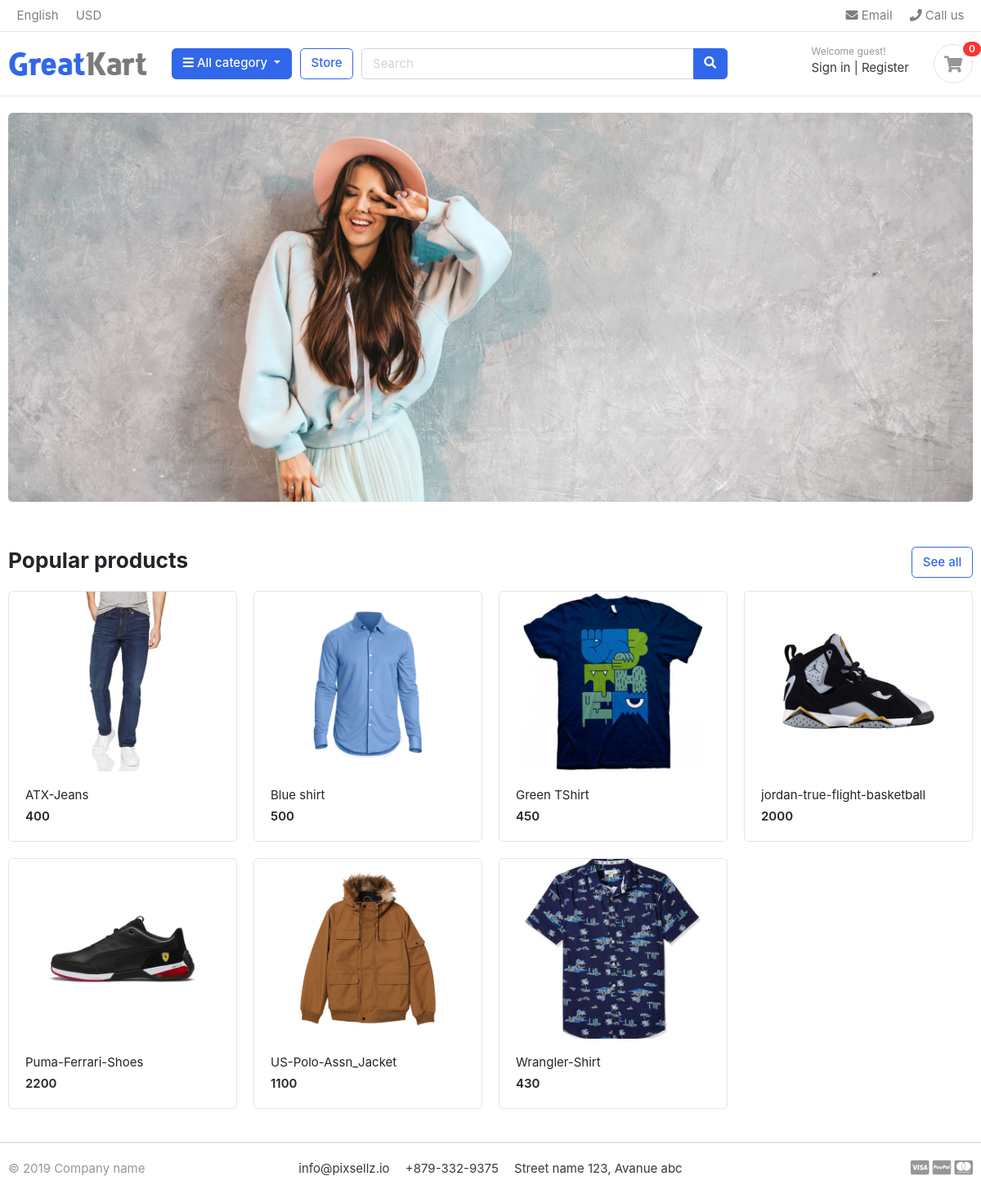
The page / on the database its author committed.
### store/models.py (models this page shows, shortened)
class Product(models.Model):
    product_name = models.CharField(max_length=200,unique=True)
    slug = models.SlugField(max_length=200,unique=True)
    description = models.TextField(max_length=500,blank=True)
    price = models.IntegerField()
    images = models.ImageField(upload_to='photos/products')
    stock = models.IntegerField()
    is_available = models.BooleanField(default=True)
    category = models.ForeignKey(category , on_delete=models.CASCADE )
    created_date = models.DateTimeField(auto_now_add=True)
    modified_date = models.DateTimeField(auto_now=True)
    def get_url(self):
        return reverse('product_detail',args =[self.category.slug,self.slug])

### shop/views.py (the view)
# urls.py: 2. Add a URL to urlpatterns:  path('', views.home, name='home')
def home(request):
    products = Product.objects.all().filter(is_available = True)
    count = CartItem.objects.count()
    context = {
        'products':products,
        'count':count
    }
    return render(request,"shop/home.html",context)

### carts/context_processors.py (called while the page is built)
def counter(request):
    cart_count = 0
    if 'admin' in request.path:
        return {}
    else:
        try:
            cart = Cart.objects.filter(cart_id = _cart_id(request))
            cart_items = CartItem.objects.all().filter(cart = cart[:1])
            for cart_item in cart_items:
                cart_count =  cart_count + cart_item.quantity
        except Cart.DoesNotExist:
            cart_count = 0
    return dict(cart_count=cart_count)

### carts/views.py (called while the page is built)
def _cart_id(request):
    cart = request.session.session_key
    if not cart:
        cart = request.session.create()
    return cart

### category/context_processors.py (called while the page is built)
def menu_links(request):
    links = category.objects.all()
    return dict(links=links)

### category/models.py (called while the page is built)
    def get_url(self):
        return reverse('product_by_category',args = [self.slug])

### shop/templates/shop/home.html
{% extends 'shop/base.html' %}
{% load static %}
{% block content %}
<section class="section-intro padding-y-sm">
<div class="container">
<div class="intro-banner-wrap">
	<img src="{% static 'images/banners/cover.jpg' %}" class="img-fluid rounded">
</div>
</div>
</section>
<section class="section-name padding-y-sm">
<div class="container">
<header class="section-heading">
	<a href="{% url 'store' %}" class="btn btn-outline-primary float-right">See all</a>
	<h3 class="section-title">Popular products</h3>
</header>
<div class="row">
	{% for product in products %}
	<div class="col-md-3">
		<div class="card card-product-grid">
			<a href="{{ product.get_url }}" class="img-wrap"> <img src="{{ product.images.url }}"> </a>
			<figcaption class="info-wrap">
				<a href="{{ product.get_url }}" class="title">{{ product.product_name }}</a>
				<div class="price mt-1">{{ product.price }}</div>
			</figcaption>
		</div>
	</div>
	{% endfor %}
</div>
</div>
</section>
</body>
</html>
{% endblock %}

### static/css/ui.css (style rules this page uses)
html { font-family: "Inter", sans-serif; font-size: 15px; }
.img-wrap { text-align: center; display: block; }
.img-wrap img { max-width: 100%; }
.padding-y-sm { padding-top: 20px; padding-bottom: 20px; }
.section-heading { margin-bottom: 20px; margin-top: 15px; }
.section-title { color: #212529; }
[class*=card-product] a.title { color: #212529; display: block; }
[class*=card-product] .img-wrap { overflow: hidden; position: relative; }
[class*=card-product] .img-wrap img { height: 100%; max-width: 100%; width: auto; display: inline-block; -o-object-fit: cover; object-fit: cover; }
.card-product-grid { margin-bottom: 20px; }
.card-product-grid .img-wrap { border-radius: 0.2rem 0.2rem 0 0; height: 220px; }
.card-product-grid .info-wrap { overflow: hidden; padding: 18px 20px; }
.card .img-wrap { overflow: hidden; }
.price { font-weight: 600; color: #212529; }

### rows shown on the page
Product: images (picture), product_name "ATX-Jeans", price "400"
Product: images (picture), product_name "Blue shirt", price "500"
Product: images (picture), product_name "Green TShirt", price "450"
Product: images (picture), product_name "jordan-true-flight-basketball", price "2000"
Product: images (picture), product_name "Puma-Ferrari-Shoes", price "2200"
Product: images (picture), product_name "US-Polo-Assn_Jacket", price "1100"
Product: images (picture), product_name "Wrangler-Shirt", price "430"

### other values the page prints
{{ cart_count }} "0"
